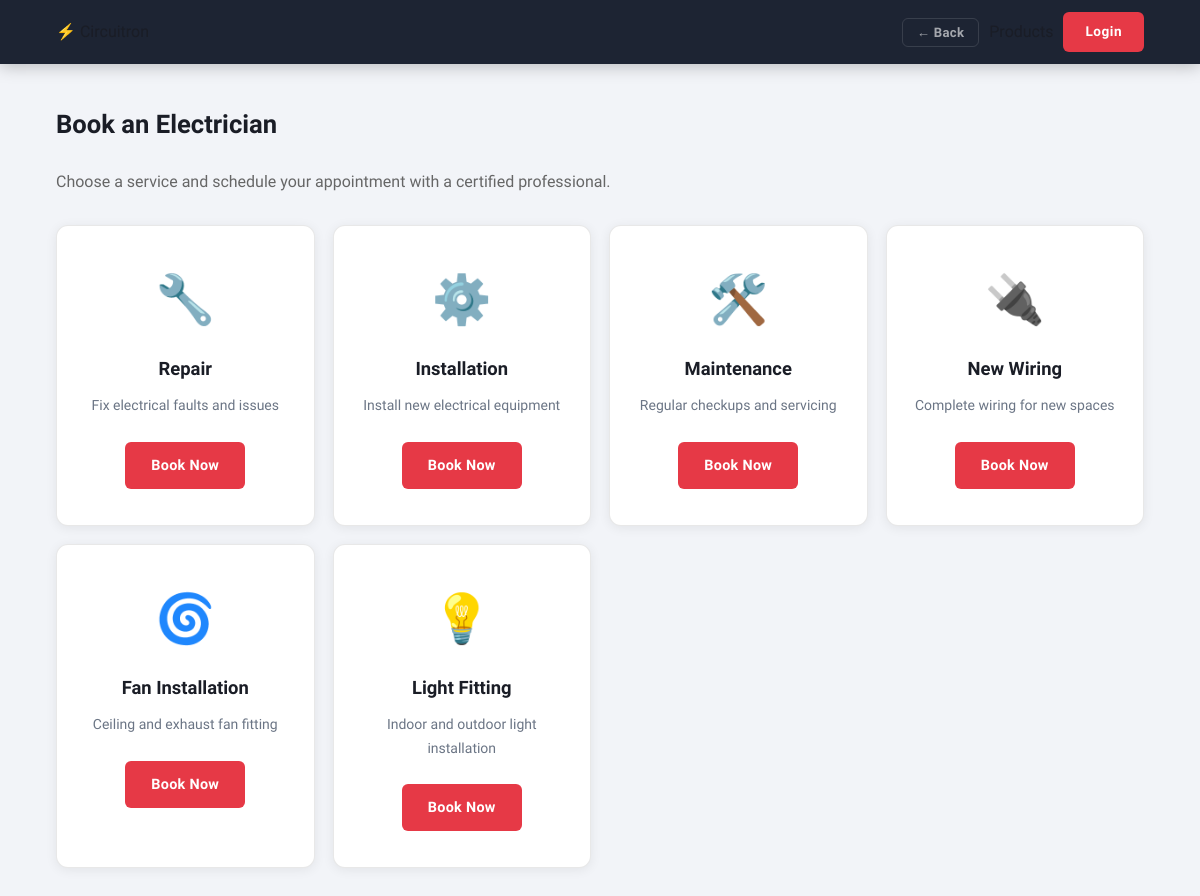
/services, run on the app's committed database.
### tables this page shows
CREATE TABLE service_categories (
            id INTEGER PRIMARY KEY AUTOINCREMENT,
            name TEXT NOT NULL,
            icon TEXT,
            description TEXT
        );

### app.py (the view)
@app.route('/services')
def services():
    db = get_db()
    service_cats = db.execute("SELECT * FROM service_categories").fetchall()
    db.close()
    return render_template('user/services.html', service_cats=service_cats)

### database.py (called while the page is built)
def get_db():
    conn = sqlite3.connect('circuitron.db')
    conn.row_factory = sqlite3.Row
    return conn

### templates/user/services.html (shortened to what this page needs)
{% extends 'base.html' %}
{% block content %}
<nav class="navbar">
    <a class="nav-brand" href="{{ url_for('home') }}">⚡ Circuitron</a>
    <div class="nav-links">
        <a href="{{ url_for('products') }}">Products</a>
        {% if session.user_id %}
        <a href="{{ url_for('my_bookings') }}">My Bookings</a>
        <a href="{{ url_for('logout') }}" class="btn-nav">Logout</a>
        {% else %}<a href="{{ url_for('login') }}" class="btn-nav">Login</a>{% endif %}
    </div>
</nav>
<div class="list-container">
    <h2>Book an Electrician</h2>
    <p style="color:#666;margin-bottom:30px">Choose a service and schedule your appointment with a certified professional.</p>
    <div class="services-grid">
        {% for s in service_cats %}
        <div class="service-card-big">
            <div class="service-icon">{{ s.icon }}</div>
            <h3>{{ s.name }}</h3>
            <p>{{ s.description }}</p>
            <a href="{{ url_for('book_service', sid=s.id) }}" class="btn btn-primary">Book Now</a>
        </div>
        {% endfor %}
    </div>
</div>
{% endblock %}

### static/style.css (style rules this page uses)
:root { --red: #e63946; --red-dark: #c1121f; --navy: #1d2433; --navy-2: #252d3d; --bg: #f2f4f8; --bg-2: #ffffff; --bg-3: #eaecf2; --bg-4: #dde0e8; --border: rgba(0,0,0,0.09); --border-h: rgba(230,57,70,0.35); --text: #1a1d26; --text-2: #3d4252; --muted: #8892a4; --muted-2: #6b7585; --success: #10b981; --danger: #ef4444; --warning: #f59e0b; --info: #3b82f6; --r: 12px; --r-sm: 8px; --r-xs: 6px; --shadow: 0 2px 12px rgba(0,0,0,0.07); --shadow-md: 0 6px 24px rgba(0,0,0,0.1); --shadow-xl: 0 16px 48px rgba(0,0,0,0.13); --t: all 0.25s cubic-bezier(0.4,0,0.2,1); }
*, *::before, *::after { margin:0; padding:0; box-sizing:border-box; }
html { scroll-behavior:smooth; }
body { font-family:'Exo 2',sans-serif; background:var(--bg); color:var(--text); line-height:1.6; overflow-x:hidden; }
a { text-decoration:none; color:inherit; }
.navbar { position:sticky; top:0; z-index:1000; display:flex; align-items:center; justify-content:space-between; padding:0 56px; height:64px; background:var(--navy); box-shadow:0 2px 16px rgba(0,0,0,0.25); }
.nav-brand { display:flex; flex-direction:column; gap:1px; }
.nav-links { display:flex; align-items:center; gap:2px; }
.btn-nav { background:var(--red); color:white; font-weight:700; font-size:0.85rem; padding:9px 22px; border-radius:var(--r-xs); transition:var(--t); margin-left:8px; font-family:'Rajdhani',sans-serif; letter-spacing:0.5px; }
.services-grid { display:grid; grid-template-columns:repeat(auto-fill,minmax(210px,1fr)); gap:18px; }
.service-card-big { background:var(--bg-2); border:1px solid var(--border); border-radius:var(--r); padding:36px 28px; text-align:center; transition:var(--t); box-shadow:var(--shadow); }
.service-icon { font-size:3rem; margin-bottom:16px; }
.service-card-big h3 { font-size:1.15rem; font-weight:700; color:var(--text); margin-bottom:10px; font-family:'Rajdhani',sans-serif; }
.service-card-big p { color:var(--muted-2); font-size:0.875rem; margin-bottom:24px; line-height:1.7; }
.btn { display:inline-flex; align-items:center; justify-content:center; gap:8px; padding:12px 26px; border-radius:var(--r-xs); font-weight:700; font-size:0.9rem; cursor:pointer; border:none; transition:var(--t); white-space:nowrap; letter-spacing:0.3px; font-family:'Exo 2',sans-serif; }
.btn-primary { background:var(--red); color:white; }
.list-container { max-width:1280px; margin:0 auto; padding:40px 56px; }
.list-container > h2 { font-family:'Rajdhani',sans-serif; font-size:1.6rem; font-weight:700; color:var(--text); margin-bottom:24px; }

### data on the page
service_categories: icon "🔧", name "Repair", description "Fix electrical faults and issues"
service_categories: icon "⚙️", name "Installation", description "Install new electrical equipment"
service_categories: icon "🛠️", name "Maintenance", description "Regular checkups and servicing"
service_categories: icon "🔌", name "New Wiring", description "Complete wiring for new spaces"
service_categories: icon "🌀", name "Fan Installation", description "Ceiling and exhaust fan fitting"
service_categories: icon "💡", name "Light Fitting", description "Indoor and outdoor light installation"
